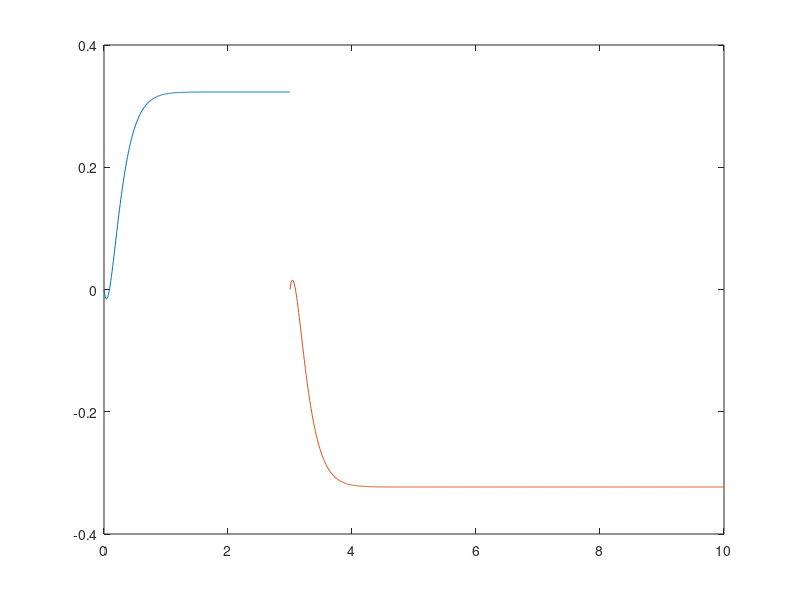

MATLAB code to generate this figure:
A = [0 10; 0 10]

B = [-0.55; 0.458] 

C = [1 0];

t1 = 0:0.01:3;
u1 = (pi/2)*ones(size(t1));
t2 = 3:0.01:10;
u2 = (-pi/2)*ones(size(t2));

p1 = [-7 -7];
K = acker(A,B,p1)
sys_cl = ss(A-B*K,B,C,0);

sys = ss(A,B,C,0);

[y1,t1,x] = lsim(sys_cl,u1,t1);
plot(t1,y1);
hold on;
[y2,t2,x] = lsim(sys_cl,u2,t2);
plot(t2,y2);

%title('Open-Loop Response to Non-Zero Initial Condition')